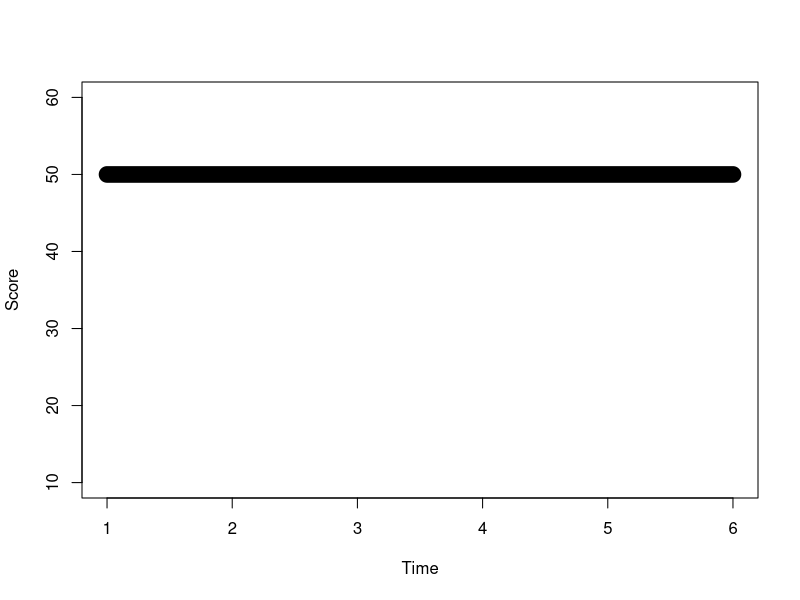
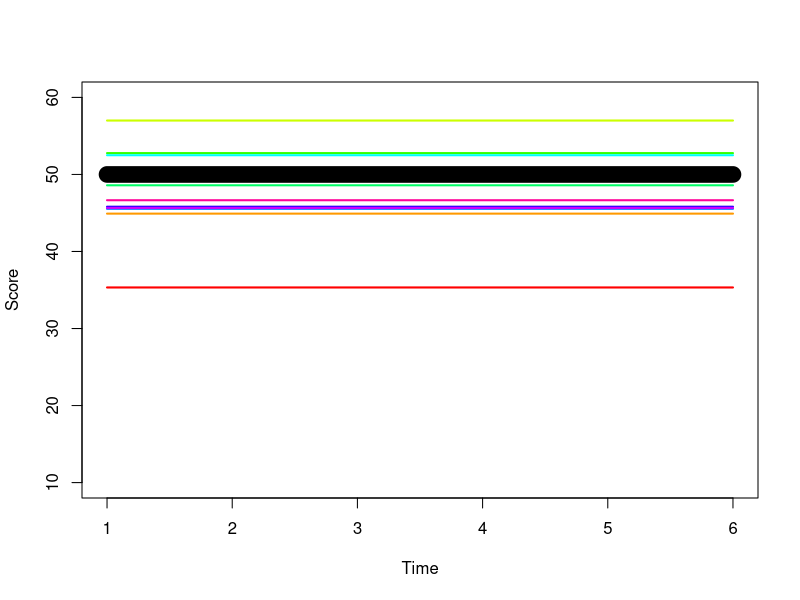
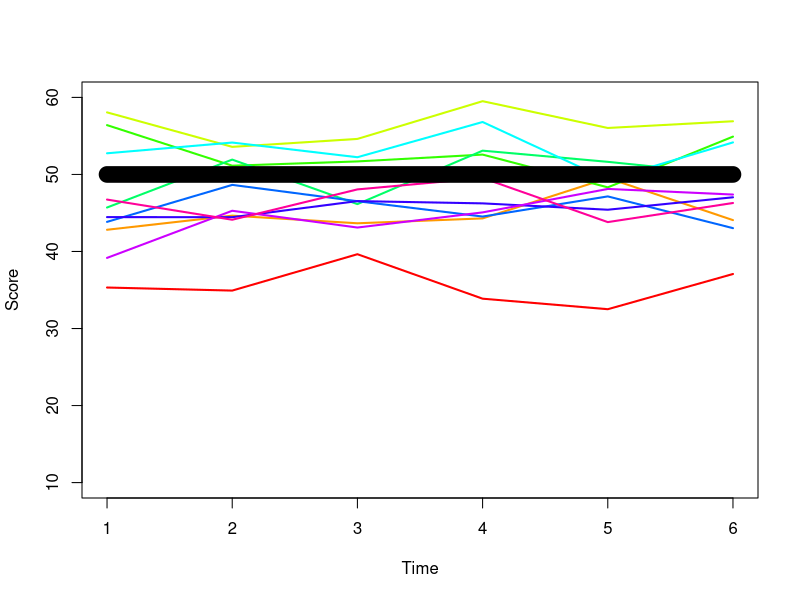
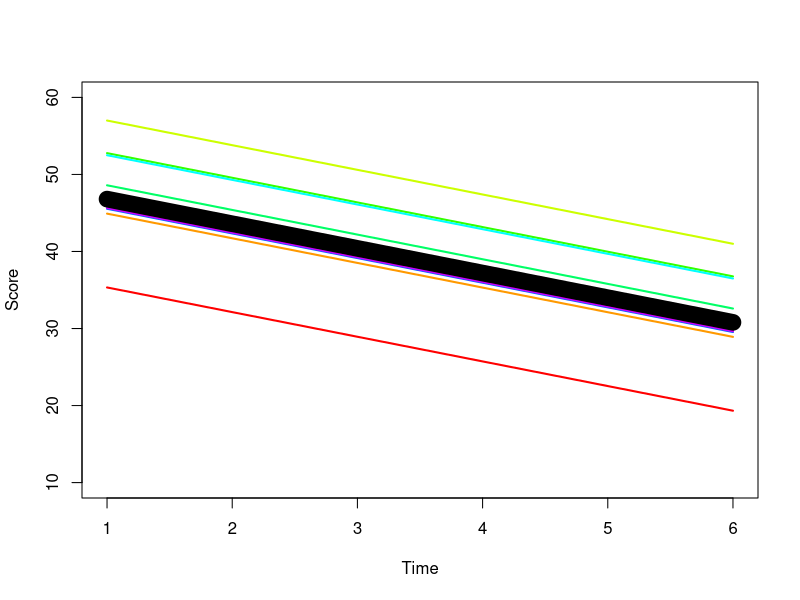
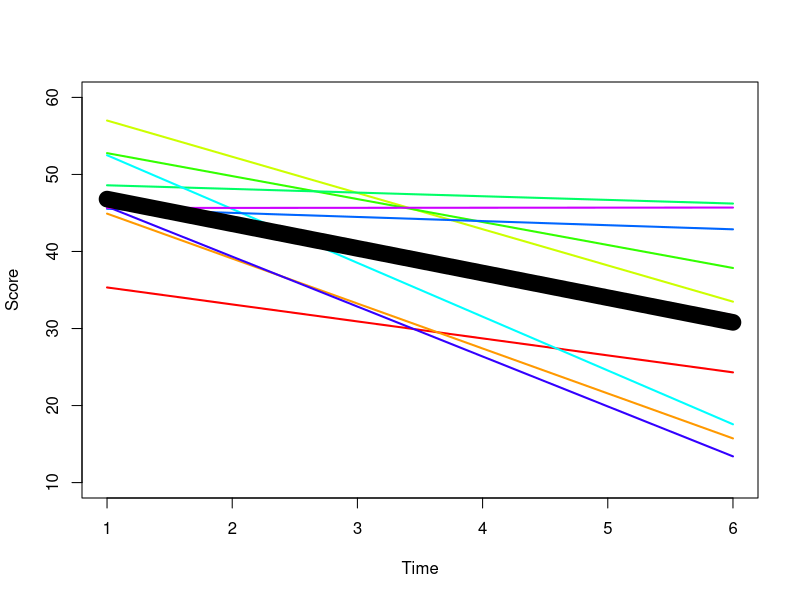
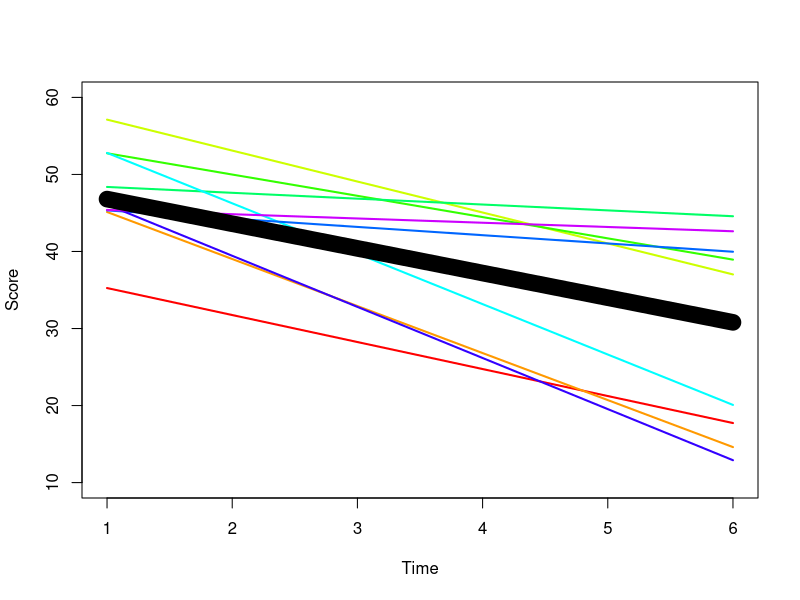
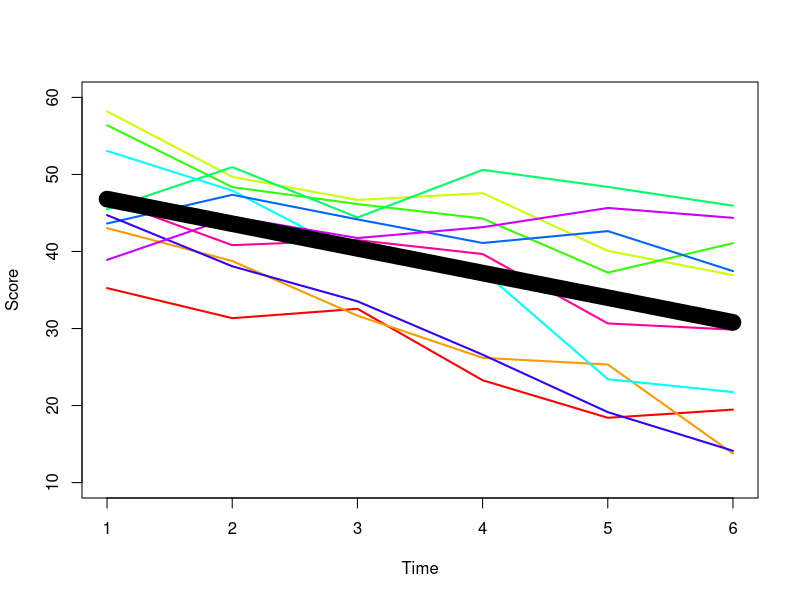

The R source for these figures, in order:
require("MASS")


makepdf <- function(name) {
  
  time <- 1:6
  
  pdf(name)
  
  #set.seed(12334)
  set.seed(7234)
  
  smps <- mvrnorm(n=10,mu,Sigma)
  
  traj <- function(x) {
    rep(x[1],length(time))+x[2]*(time-1)
  }
  
  trajs <- apply(FUN=traj, smps, MARGIN=1)
  
  trajs <- trajs + rnorm(n=dim(trajs)[1]*
                           dim(trajs)[2],0,err)
  
  plot( 0, type="n",xlim=c(min(time),max(time)),ylim=c(10,60), xlab="Time",ylab="Score" )
  
  for (i in 1:dim(smps)[1]) {
    lines( time,trajs[,i], lw=2,col=rainbow(10)[i])
  }
  
  mu.pred <- mu[1]+time*mu[2]# colSums(matrix(mu) %*% t(matrix(t)))
  
  lines(time,mu.pred,lw=16, col="black")
  
  
  #polygon(cord.x,cord.y,col='skyblue')#
  dev.off()
  
}

# 
#
# - - - - - - - here we go - - - - - -
#
#

# fixed intercept

mu <- c(50,0)
Sigma <- matrix(c( 
  0,0,
  0,0
),nrow=2,ncol=2)
err <- 0

makepdf("lgcm-stepbystep1.pdf")

# fixed&random intercept

mu <- c(50,0)
Sigma <- matrix(c( 
  50,0,
  0,0
),nrow=2,ncol=2)
err <- 0

makepdf("lgcm-stepbystep2.pdf")

# fixed&random intercept

mu <- c(50,0)
Sigma <- matrix(c( 
  50,0,
  0,0
),nrow=2,ncol=2)
err <- 2

makepdf("lgcm-stepbystep2b.pdf")


# fixed&random icept & fixed slope

mu <- c(50,-3.2)
Sigma <- matrix(c( 
  50,0,
  0,0
  ),nrow=2,ncol=2)
err <- 0

makepdf("lgcm-stepbystep3.pdf")

# icept & slope, no noise

mu <- c(50,-3.2)
Sigma <- matrix(c( 
  50,0,
  0,3
),nrow=2,ncol=2)
err <- 0

makepdf("lgcm-stepbystep4.pdf")
# ---

# icept & slope & correlation
mu <- c(50,-3.2)
Sigma <- matrix(c( 
  50,4,
  4,3
),nrow=2,ncol=2)
err <- 0

makepdf("lgcm-stepbystep5.pdf")

# icept & slope & correlation
mu <- c(50,-3.2)
Sigma <- matrix(c( 
  50,4,
  4,3
),nrow=2,ncol=2)
err <- 2

makepdf("lgcm-stepbystep6.pdf")
